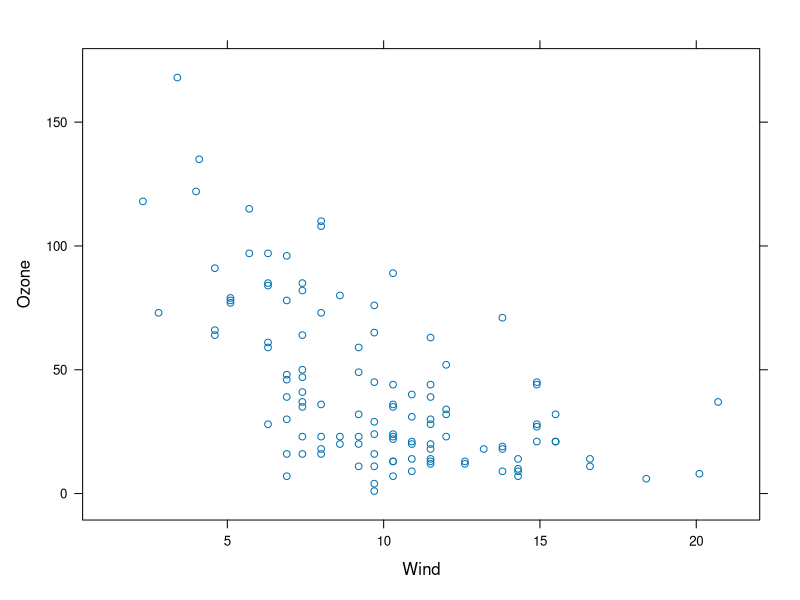
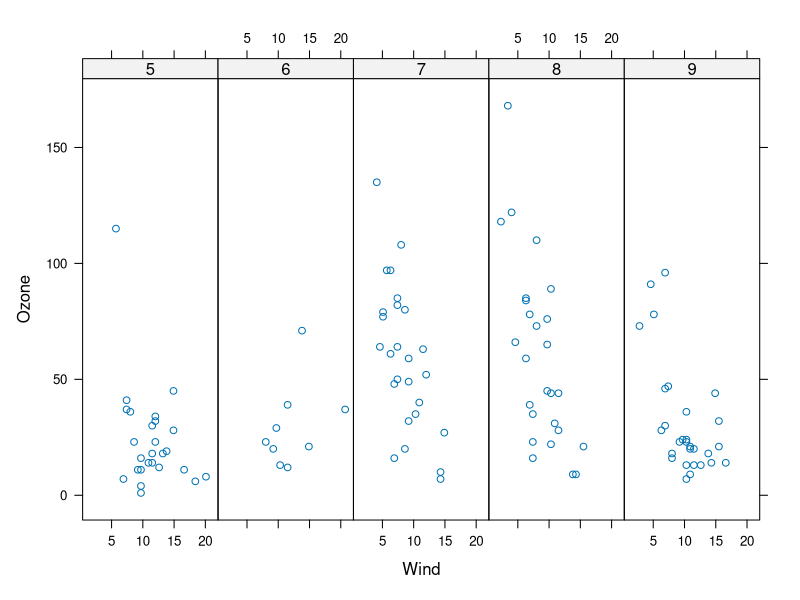
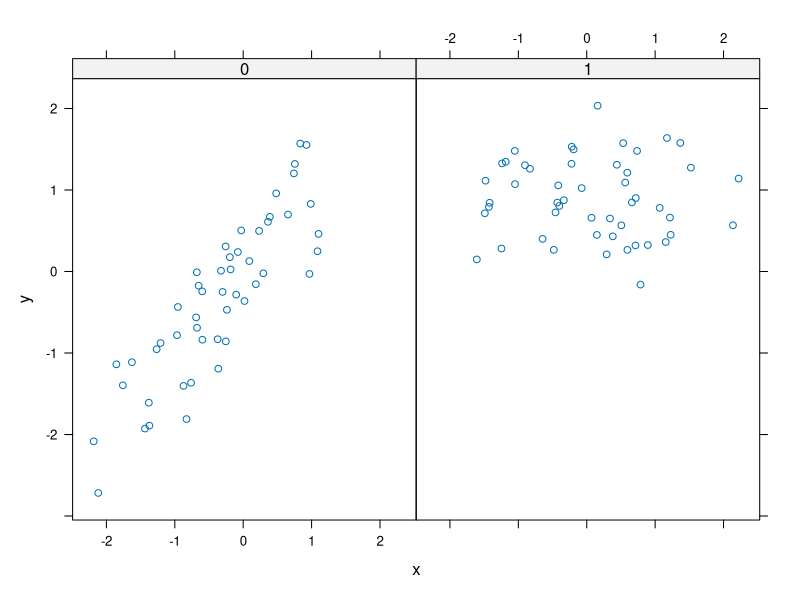
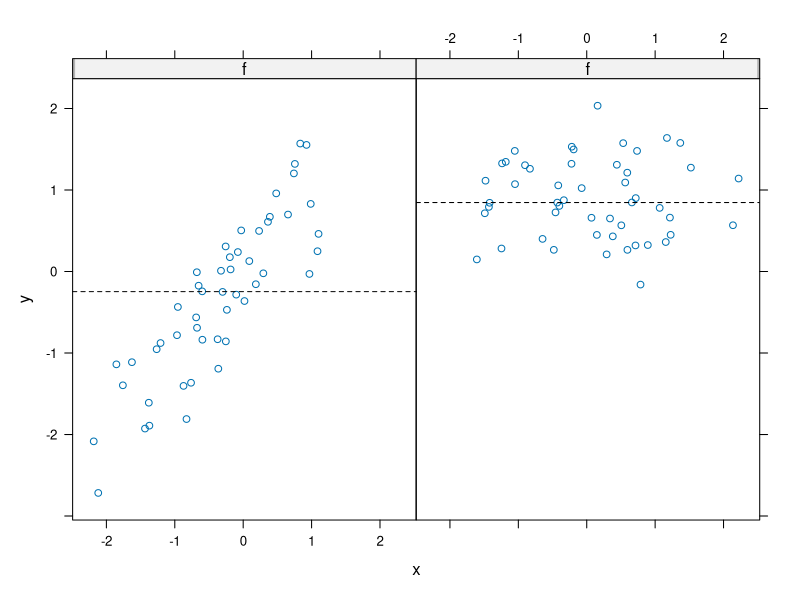
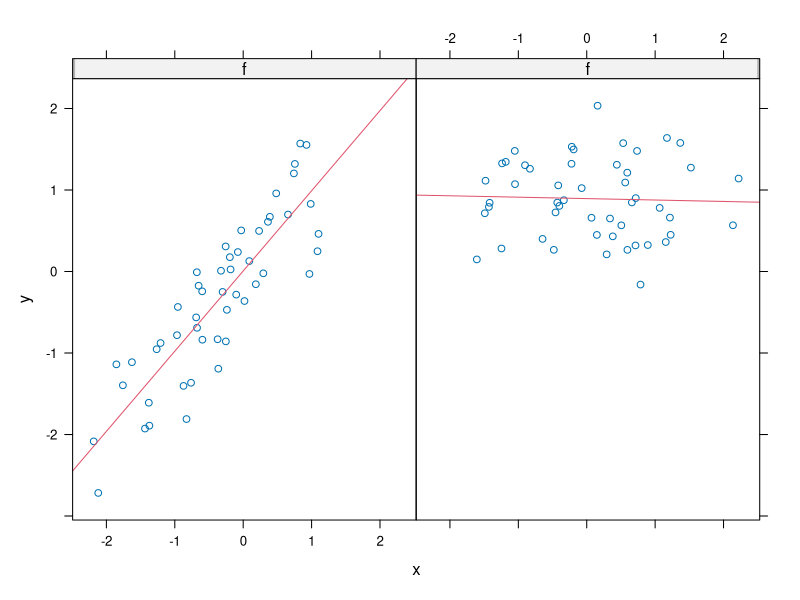
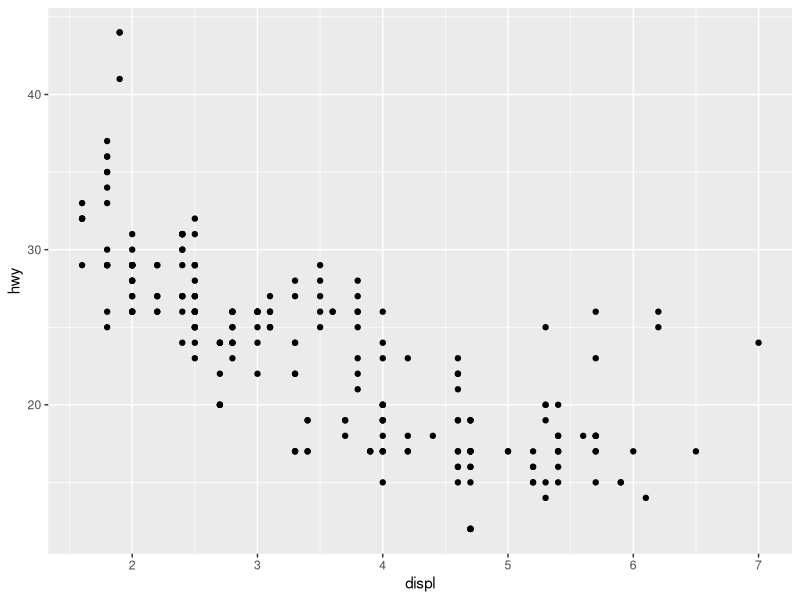
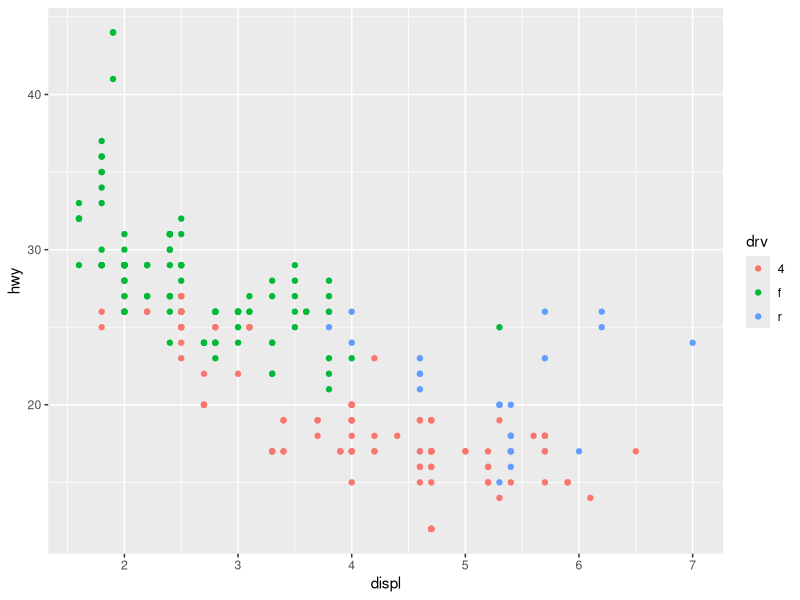
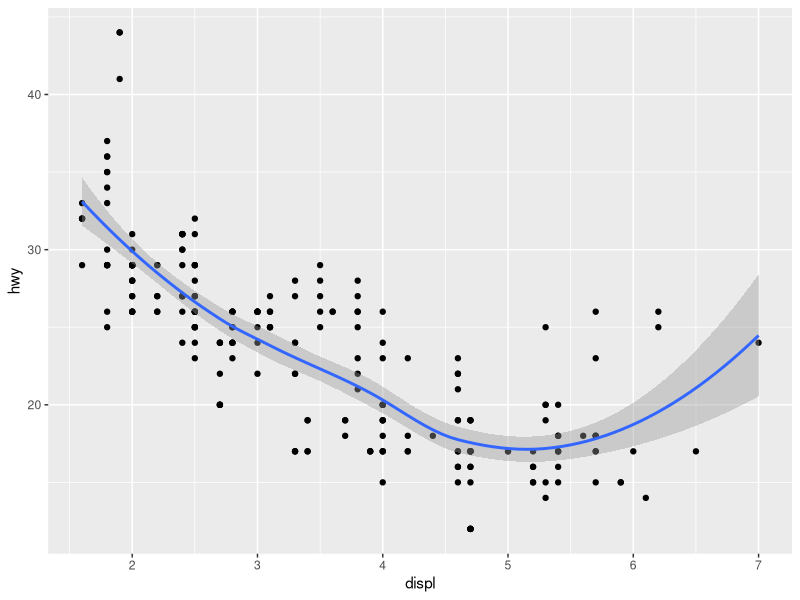

Here is the R script that generated these plots, in order:
# The lattice system. lattice is built based on grid
# xyplot: main function for creating scatterplots
# bwplot: box-and-whiskers plot
# histogram: histograms
# stripplot: like a boxplot but with actual points
# dotplot: plot dots on "violin strings"
# splom: scatterplot matrix, like pairs in base plotting system
# levelplot, contourplot: for plotting image data
library(grid)
library(lattice)
# simple scatterplot
library(datasets)
xyplot(Ozone~Wind,data=airquality)
xyplot(Ozone~Wind | factor(Month),data=airquality,layout=c(5,1))

# panel function, each panel gives the subset
set.seed(10)
x=rnorm(100)
f=rep(0:1,each=50)
y=x+f-f*x+rnorm(100,sd=0.5)
xyplot(y~x|factor(f),layout=c(2,1))
# custom panel function
xyplot(y~x|f,panel=function(x,y,...){
    panel.xyplot(x,y,...)
    panel.abline(h=median(y),lty=2)
})

xyplot(y~x|f,panel=function(x,y,...){
    panel.xyplot(x,y,...)
    panel.lmline(x,y,col=2)
})

# ggplot
library(ggplot2)
# plots are made of aesthetic (size,shape,colot) and geom (points,lines), statistics
# factor variables, indicates subset of subsets, needs to be properly labeled
qplot(displ,hwy,data=mpg) # x coord, y coord, data frame
qplot(displ,hwy,data=mpg,color=drv) # color by factor variables
qplot(displ,hwy,data=mpg,geom=c("point","smooth")) # smooth, 95% CI of the trend line
qplot(hwy,data=mpg,fill=drv) # histogram 

















